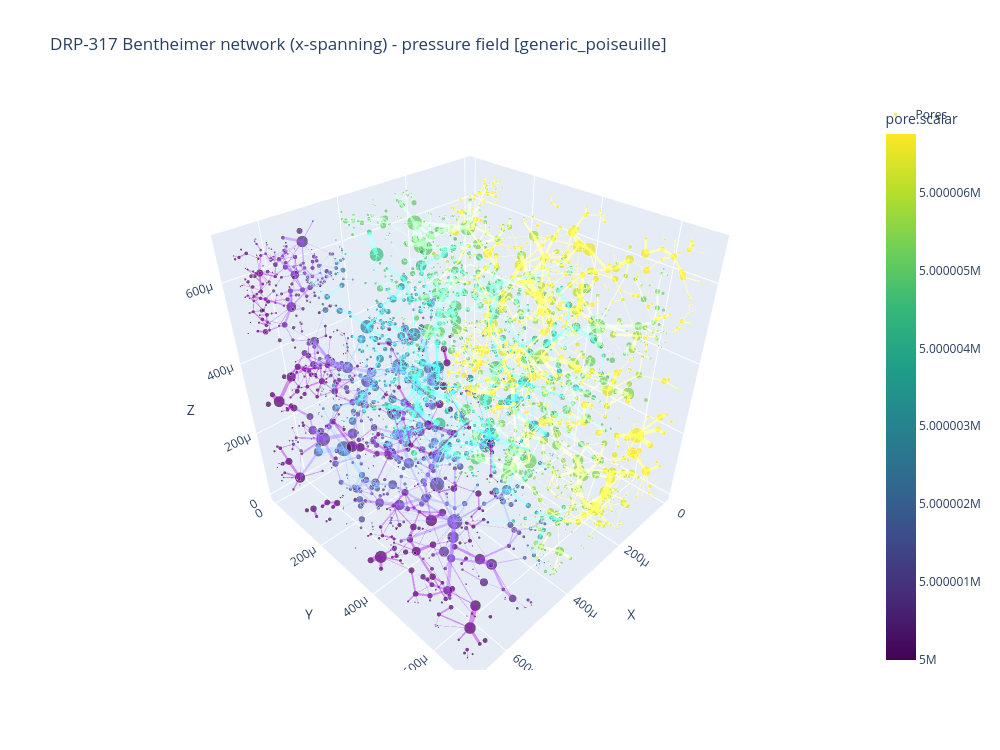

Notebook cell for this chart:
### Markdown cell above
## Interactive pore network

### Code cell
fig = plot_network_plotly(
    net,
    point_scalars=res.pore_pressure,
    max_throats=max_plot_throats,
    title=(
        f"DRP-317 Bentheimer network ({flow_axis}-spanning) - pressure field "
        f"[{used_conductance_model}]"
    ),
    layout_kwargs={"width": 1000, "height": 750},
)
fig.show()
